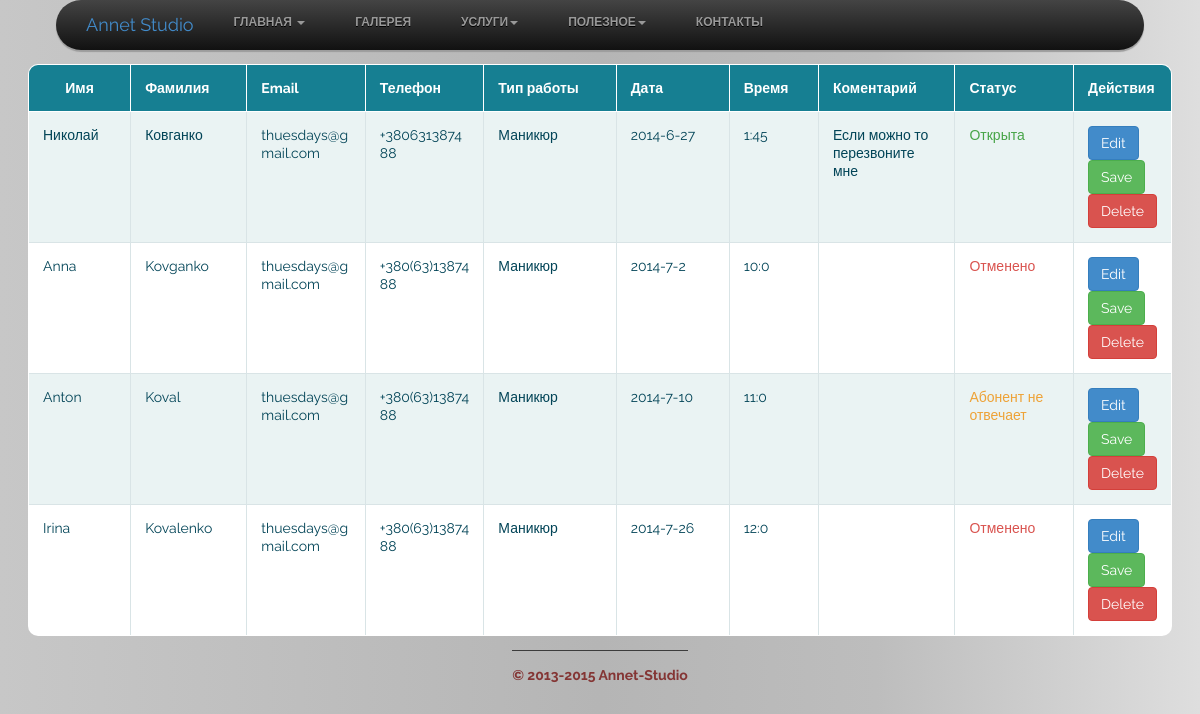
The app's page /tickets, older data.
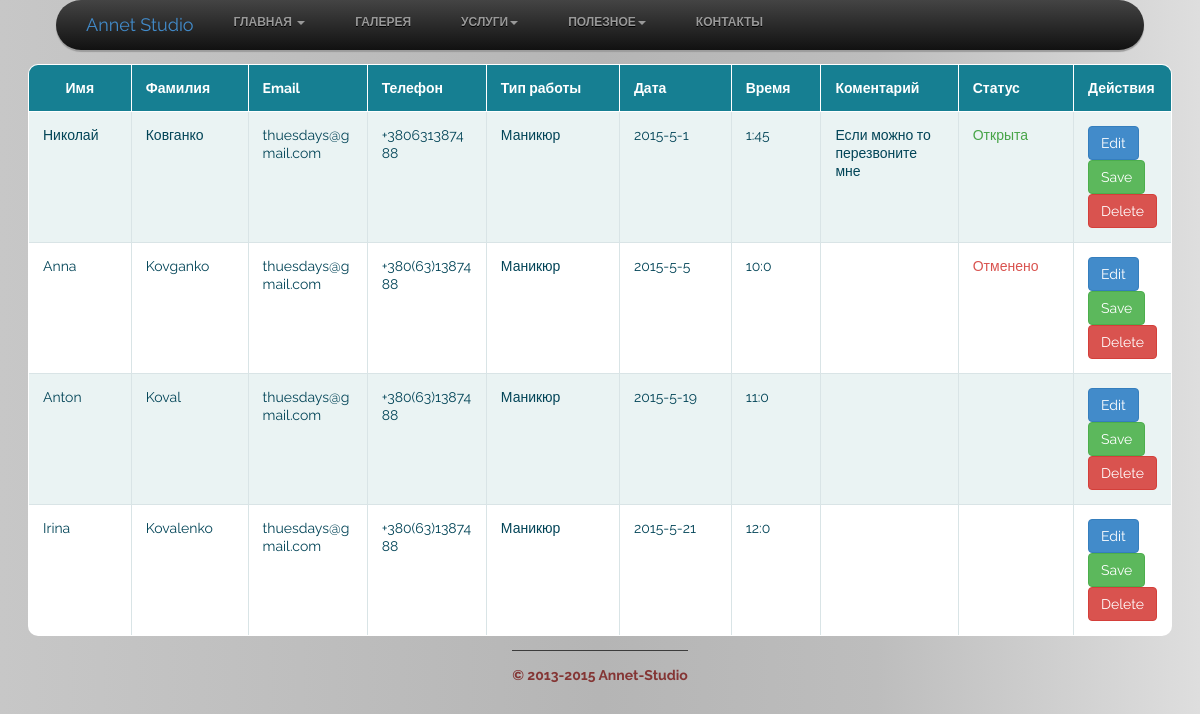
The same page, newer data.
### AnnetBox/models.py (models this page shows, shortened)
class Ticket(models.Model):
    first_name = models.CharField(max_length=20)
    last_name = models.CharField(max_length=20, null=True, blank=True)
    email = models.EmailField(max_length=40, null=True, blank=True)
    phone = models.CharField(max_length=20)
    type_work = models.ForeignKey(TypeWork, null=True, blank=True)
    date = models.DateField(null=True, blank=True)
    time = models.TimeField(null=True, blank=True)
    description = models.TextField(null=True, blank=True)
    viewed = models.BooleanField()
    status = models.ForeignKey(TicketStatus)

class TypeWork(models.Model):
    type_work = models.CharField(max_length=60)
    link = models.CharField(max_length=100, null=True, blank=True)
    price = models.IntegerField()
    description = models.TextField(max_length=460, null=True, blank=True)
    public = models.BooleanField()

class TicketStatus(models.Model):
    name = models.CharField(max_length=30)

### AnnetBox/views.py (the view, shortened to what this page needs)
# urls.py: url(r'^tickets', "AnnetBox.views.tickets"),
def tickets(request):
    tickets = Ticket.objects.all()
    status = TicketStatus.objects.all()
    status_count = TicketStatus.objects.all().count() > 1
    count = Ticket.objects.filter(viewed=False).count()
    return render_to_response("tickets.html",
                              dict(tickets=tickets, user=request.user, status=status, count=count,
                                   media_url=MEDIA_URL, static_url=STATIC_URL),
                              context_instance=RequestContext(request))

### templates/tickets.html (shortened to what this page needs)
{% extends "base.html" %}
{% load staticfiles %}
{% block content %}
    <table class="responstable">
        <thead>
        <tr>
            <th>Имя</th>
            <th>Фамилия</th>
            <th>Email</th>
            <th>Телефон</th>
            <th>Тип работы</th>
            <th>Дата</th>
            <th>Время</th>
            <th>Коментарий</th>
            <th>Статус</th>
            <th>Действия</th>
        </tr>
        </thead>
        <tbody>
        {% for t in tickets %}
            <tr>
                <td class="center">{{ t.first_name }}</td>
                <td class="center">{{ t.last_name }}</td>
                <td class="center">{{ t.email }}</td>
                <td class="center">{{ t.phone }}</td>
                <td class="center">{{ t.type_work.type_work }}</td>
                <td class="center">{{ t.date.year }}-{{ t.date.month }}-{{ t.date.day }}</td>
                <td class="center">{{ t.time.hour }}:{{ t.time.minute }}</td>
                <td class="center">{{ t.description }}</td>
                <td class="center">
                    {% if t.status.name == 'Отменено' %}
                        <span style="color: #d9534f">{{ t.status.name }}</span>
                    {% endif %}
                    {% if t.status.name == 'Абонент не отвечает' %}
                        <span style="color:#eea236">{{ t.status.name }}</span>
                    {% endif %}
                    {% if t.status.name == 'Открыта' %}
                        <span style="color:#47a447">{{ t.status.name }}</span>
                    {% endif %}
                </td>
                <td class="center btn_div">
                    <button class="btn btn-small btn-primary">Edit</button>
                    <button class="btn btn-small btn-success">Save</button>
                    <button class="btn btn-small btn-danger">Delete</button>
                </td>
            </tr>
        {% endfor %}
        </tbody>
    </table>
{% endblock %}

### templates/base.html (shortened to what this page needs)
<!DOCTYPE html>
<html lang="en">
<head>
    {% load staticfiles %}
    <link rel="stylesheet" type="text/css" media="screen" href="{% static "css/bootstrap.min.css" %}">
    <link rel="stylesheet" type="text/css" media="screen" href="{% static "css/menu.css" %}">
    <link rel="stylesheet" type="text/css" media="screen" href="{% static "css/style.css" %}">
    <link rel="stylesheet" type="text/css" media="screen" href="{% static "css/reset.css" %}">
    <link rel="stylesheet" type="text/css" href="{% static "css/flexslider.css" %}"/>
</head>
<body onload="LoadGmaps()" class="gradient2">
<div class="container-fluid">
    <div class="navbar-header">
        <a style="margin-left: 15px;" class="navbar-brand" href="/">Annet Studio</a>
    </div>
    <ul id="menu">
        <li>
            <a href="/">Главная <b class="caret"></b>
            </a>
        </li>
        <li>
            <a href="#">Галерея</a>
        </li>
        <li><a href="#">Услуги<b class="caret"></b></a>
        </li>
        <li><a href="#">Полезное<b class="caret"></b></a>
        </li>
        <li><a href="/contacts">Контакты</a></li>
    </ul>
</div>
{% block content %}
{% endblock %}
<footer><span><strong>© 2013-2015 Annet-Studio</strong></span></footer>
</body>
</html>

### AnnetBox/static/css/menu.css (style rules this page uses)
#menu { width: 100%; margin: 0; padding: 10px 0 0 0; list-style: none; background-color: #111; background-image: linear-gradient(#444, #111); border-radius: 50px; box-shadow: 0 2px 1px #9c9c9c; }
#menu li { float: left; padding: 0 0 10px 0; position: relative; }
#menu a { float: left; height: 25px; padding: 0 25px; color: #999; text-transform: uppercase; font: bold 12px/25px Arial, Helvetica; text-decoration: none; text-shadow: 0 1px 0 #000; }
#menu:after { visibility: hidden; display: block; font-size: 0; content: " "; clear: both; height: 0; }

### AnnetBox/static/css/style.css (style rules this page uses)
html, body { width: 100%; padding: 0; margin: 0; }
body { font: 14px/18px "Times New Roman", Times, serif; color: #f2f2e6; background: #262626; }
.gradient2 { background: rgba(199, 199, 199, 1); background: -moz-linear-gradient(left, rgba(199, 199, 199, 1) 0%, rgba(181, 181, 181, 1) 50%, rgba(189, 189, 189, 1) 73%, rgba(201, 201, 201, 1) 83%, rgba(222, 222, 222, 1) 100%); background: -webkit-gradient(left top, right top, color-stop(0%, rgba(199, 199, 199, 1)), color-stop(50%, rgba(181, 181, 181, 1)), color-stop(73%, rgba(189, 189, 189, 1)), color-stop(83%, rgba(201, 201, 201, 1)), color-stop(100%, rgba(222, 222, 222, 1))); background: -webkit-linear-gradient(left, rgba(199, 199, 199, 1) 0%, rgba(181, 181, 181, 1) 50%, rgba(189, 189, 189, 1) 73%, rgba(201, 201, 201, 1) 83%, rgba(222, 222, 222, 1) 100%); background: -o-linear-gradient(left, rgba(199, 199, 199, 1) 0%, rgba(181, 181, 181, 1) 50%, rgba(189, 189, 189, 1) 73%, rgba(201, 201, 201, 1) 83%, rgba(222, 222, 222, 1) 100%); background: -ms-linear-gradient(left, rgba(199, 199, 199, 1) 0%, rgba(181, 181, 181, 1) 50%, rgba(189, 189, 189, 1) 73%, rgba(201, 201, 201, 1) 83%, rgba(222, 222, 222, 1) 100%); background: linear-gradient(to right, rgba(199, 199, 199, 1) 0%, rgba(181, 181, 181, 1) 50%, rgba(189, 189, 189, 1) 73%, rgba(201, 201, 201, 1) 83%, rgba(222, 222, 222, 1) 100%); filter: progid:DXImageTransform.Microsoft.gradient(startColorstr='#c7c7c7', endColorstr='#dedede', GradientType=1); }
a { text-decoration: none; cursor: pointer; text-decoration: none; }
ul { margin: 0; padding: 0; list-style-image: none; }
.center { text-align: center; }
footer { width: 100%; position: relative; overflow: hidden; text-align: center; padding: 7px 0 20px 0; }
footer span { color: #843534; display: inline-block; margin: 0 auto; border-top: #3c3c3c 1px solid; padding-top: 13px; line-height: 22px; }

### templates/tickets.html (style rules this page uses)
.responstable { margin: 1em 0; width: 100%; overflow: hidden; background: #FFF; color: #024457; border-radius: 10px; border: 1px solid #167F92; }
.responstable tr { border: 1px solid #D9E4E6; }
.responstable tr:nth-child(odd) { background-color: #EAF3F3; }
.responstable th { display: none; border: 1px solid #FFF; background-color: #167F92; color: #FFF; padding: 1em; }
.responstable th:first-child { display: table-cell; text-align: center; }
.responstable th:nth-child(2) { display: table-cell; }
.responstable th:nth-child(2):after { content: attr(data-th); }
@media (min-width: 480px) { .responstable th:nth-child(2):after { display: none; } }
.responstable td { display: block; word-wrap: break-word; max-width: 7em; max-height: 20px; }
@media (min-width: 480px) { .responstable td { border: 1px solid #D9E4E6; } }
.responstable th, .responstable td { text-align: left; margin: .5em 1em; }
@media (min-width: 480px) { .responstable th, .responstable td { display: table-cell; padding: 1em; } }
body { padding: 0 2em; font-family: Arial, sans-serif; color: #024457; background: #f2f2f2; }
.btn_div { position: relative; height: 20px; width: 220px; }

Row changes from the older to the newer data that the page shows:
changed Ticket "Николай": date.year "2014" → "2015"; date.month "6" → "5"; date.day "27" → "1"
changed Ticket "Anna": date.year "2014" → "2015"; date.month "7" → "5"; date.day "2" → "5"
changed Ticket "Anton": date.year "2014" → "2015"; date.month "7" → "5"; date.day "10" → "19"; status_id 3 → 5 (drawn); status.name "Абонент не отвечает" → (not shown)
changed Ticket "Irina": date.year "2014" → "2015"; date.month "7" → "5"; date.day "26" → "21"; status_id 4 → 5 (drawn); status.name "Отменено" → (not shown)
